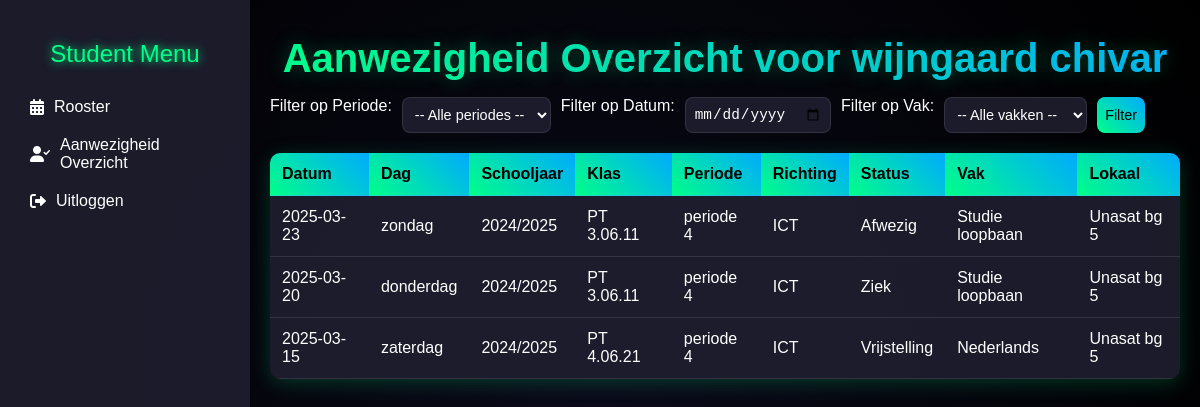
Page /student/student_presentie.php (signed in) on the committed database.
### tables this page shows
CREATE TABLE `personen` (
  `persoon_id` int NOT NULL,
  `naam` varchar(100) DEFAULT NULL,
  `rol_id` int DEFAULT NULL,
  `voornaam` varchar(255) DEFAULT NULL,
  `geboorte_datum` datetime DEFAULT NULL,
  `active` tinyint(1) DEFAULT '1',
  `klas_id` int DEFAULT NULL
);

CREATE TABLE `presentie` (
  `presentie_id` int NOT NULL,
  `persoon_id` int NOT NULL,
  `vak_id` int NOT NULL,
  `klas_id` int NOT NULL,
  `status_id` int NOT NULL,
  `periode_id` int NOT NULL,
  `Jaar_id` int NOT NULL,
  `datum` date DEFAULT NULL,
  `dag_id` int NOT NULL,
  `Richting_ID` int NOT NULL,
  `lokaal_id` int DEFAULT NULL
);

CREATE TABLE `dagen` (
  `dag_id` int NOT NULL,
  `dag` varchar(255) NOT NULL
);

CREATE TABLE `schooljaar` (
  `Jaar_id` int NOT NULL,
  `Schooljaar` varchar(255) NOT NULL
);

CREATE TABLE `klassen` (
  `klas_id` int NOT NULL,
  `klas_naam` varchar(100) DEFAULT NULL
);

CREATE TABLE `periode` (
  `periode_id` int NOT NULL,
  `periode_naam` varchar(50) DEFAULT NULL,
  `start_datum` date DEFAULT NULL,
  `eind_datum` date DEFAULT NULL
);

CREATE TABLE `richting` (
  `Richting_ID` int NOT NULL,
  `Richting` varchar(255) NOT NULL,
  `Complex` varchar(255) NOT NULL,
  `persoon_id` int DEFAULT NULL
);

CREATE TABLE `status` (
  `status_id` int NOT NULL,
  `status_naam` varchar(50) DEFAULT NULL
);

CREATE TABLE `vakken` (
  `vak_id` int NOT NULL,
  `vak_naam` varchar(100) NOT NULL,
  `periode_id` int NOT NULL
);

CREATE TABLE `lokaal` (
  `lokaal_id` int NOT NULL,
  `lokaal_naam` varchar(50) NOT NULL,
  `capaciteit` int DEFAULT NULL,
  `opmerkingen` text
);

### student/student_presentie.php (the view, shortened to what this page needs)
<?php
include('../login/db_connect.php');
$gebruiker_id = $_SESSION['gebruiker_id'];
$sql_persoon = "
    SELECT p.persoon_id, p.voornaam, p.naam
    FROM tgebruiker t
    JOIN personen p ON t.persoon_id = p.persoon_id
    WHERE t.gebruiker_id = ?
";
$stmt_persoon = $conn->prepare($sql_persoon);
$stmt_persoon->bind_param("i", $gebruiker_id);
$stmt_persoon->execute();
$result_persoon = $stmt_persoon->get_result();
if ($result_persoon->num_rows === 1) {
    $user_persoon = $result_persoon->fetch_assoc();
    $persoon_id = $user_persoon['persoon_id'];
    $voornaam = $user_persoon['voornaam'];
    $naam = $user_persoon['naam'];
} else {
    header("Location: ../index.php?error=User not found");
    exit();
}
$filter_datum = isset($_GET['datum']) ? $_GET['datum'] : null;
$sql_presentie = "
    SELECT pr.*, d.dag, sj.Schooljaar, k.klas_naam, p.periode_naam, r.Richting, s.status_naam, v.vak_naam, lo.lokaal_naam
    FROM presentie pr
    LEFT JOIN dagen d ON pr.dag_id = d.dag_id
    LEFT JOIN schooljaar sj ON pr.Jaar_id = sj.jaar_id
    LEFT JOIN klassen k ON pr.klas_id = k.klas_id
    LEFT JOIN periode p ON pr.periode_id = p.periode_id
    LEFT JOIN richting r ON pr.Richting_ID = r.richting_id
    LEFT JOIN status s ON pr.status_id = s.status_id
    LEFT JOIN vakken v ON pr.vak_id = v.vak_id
    LEFT JOIN lokaal lo ON pr.lokaal_id = lo.lokaal_id
    WHERE pr.persoon_id = ?
";
$params = [$persoon_id];
$types = "i";
$sql_presentie .= " ORDER BY pr.datum DESC";
$stmt_presentie = $conn->prepare($sql_presentie);
$stmt_presentie->bind_param($types, ...$params);
$stmt_presentie->execute();
$result_presentie = $stmt_presentie->get_result();
?>
<!DOCTYPE html>
<html lang="nl">
<head>
    <link rel="stylesheet" href="https://cdnjs.cloudflare.com/ajax/libs/font-awesome/6.0.0/css/all.min.css">
</head>
<body>
    <div class="sidebar" id="sidebar">
        <header>Student Menu</header>
        <a href="student-dashboard.php" id="roosterButton" class="active">
            <i class="fas fa-calendar-alt"></i>
            <span>Rooster</span>
        </a>
        <a href="student_presentie.php" id="aanwezigheidButton">
            <i class="fas fa-user-check"></i>
            <span>Aanwezigheid Overzicht</span>
        </a>
        <a href="../login/logout.php">
            <i class="fas fa-sign-out-alt"></i>
            <span>Uitloggen</span>
        </a>
    </div>
    <div class="main-content">
        <h1 class="dashboard-title">Aanwezigheid Overzicht voor <?php echo htmlspecialchars($voornaam . ' ' . $naam); ?></h1>
        <form method="GET" action="" class="filters">
            <label for="periode">Filter op Periode:</label>
            <select name="periode" id="periode">
                <option value="">-- Alle periodes --</option>
            </select>
            <label for="datum">Filter op Datum:</label>
            <input type="date" name="datum" id="datum" value="<?php echo htmlspecialchars($filter_datum); ?>">
            <label for="vak">Filter op Vak:</label>
            <select name="vak" id="vak">
                <option value="">-- Alle vakken --</option>
            </select>
            <button type="submit">Filter</button>
        </form>
        <table>
            <tr>
                <th>Datum</th>
                <th>Dag</th>
                <th>Schooljaar</th>
                <th>Klas</th>
                <th>Periode</th>
                <th>Richting</th>
                <th>Status</th>
                <th>Vak</th>
                <th>Lokaal</th>
            </tr>
            <?php if ($result_presentie->num_rows > 0): ?>
                <?php while ($row = $result_presentie->fetch_assoc()): ?>
                    <tr>
                        <td><?php echo htmlspecialchars($row['datum'] ?? '-'); ?></td>
                        <td><?php echo htmlspecialchars($row['dag'] ?? '-'); ?></td>
                        <td><?php echo htmlspecialchars($row['Schooljaar'] ?? '-'); ?></td>
                        <td><?php echo htmlspecialchars($row['klas_naam'] ?? '-'); ?></td>
                        <td><?php echo htmlspecialchars($row['periode_naam'] ?? '-'); ?></td>
                        <td><?php echo htmlspecialchars($row['Richting'] ?? '-'); ?></td>
                        <td><?php echo htmlspecialchars($row['status_naam'] ?? '-'); ?></td>
                        <td><?php echo htmlspecialchars($row['vak_naam'] ?? '-'); ?></td>
                        <td><?php echo htmlspecialchars($row['lokaal_naam'] ?? '-'); ?></td>
                    </tr>
                <?php endwhile; ?>
            <?php else: ?>
                <tr>
                    <td colspan="9" class="no-data">Geen aanwezigheidsgegevens gevonden.</td>
                </tr>
            <?php endif; ?>
        </table>
    </div>
</body>
</html>

### student/student_presentie.php (style rules this page uses)
* { margin: 0; padding: 0; box-sizing: border-box; }
body { font-family: 'Arial', sans-serif; background: radial-gradient(circle, #0a0a1a, #000); color: white; min-height: 100vh; overflow-x: hidden; display: flex; }
.sidebar { width: 250px; height: 100vh; background: rgba(30, 30, 47, 0.9); backdrop-filter: blur(20px); position: fixed; top: 0; left: 0; z-index: 1000; transition: transform 0.3s ease; padding: 20px; }
.sidebar header { text-align: center; font-size: 1.5rem; color: #00ff88; padding: 20px; text-shadow: 0 0 10px #00ff88; }
.sidebar a { color: white; text-decoration: none; display: flex; align-items: center; gap: 10px; padding: 10px; border-radius: 10px; transition: background 0.3s ease, transform 0.3s ease; }
.main-content { margin-left: 250px; padding: 20px; transition: margin 0.3s ease; width: calc(100% - 250px); }
.dashboard-title { text-align: center; margin: 1rem 0; font-size: clamp(1.5rem, 5vw, 2.5rem); background: linear-gradient(45deg, #00ff88, #00aaff); -webkit-background-clip: text; -webkit-text-fill-color: transparent; text-shadow: 0 0 20px rgba(0, 255, 136, 0.3); }
.filters { display: flex; gap: 10px; flex-wrap: wrap; margin-bottom: 20px; }
.filters select, .filters input[type="date"], .filters button { padding: 8px; border-radius: 8px; border: 1px solid rgba(255, 255, 255, 0.1); background: rgba(30, 30, 47, 0.9); color: white; font-size: 0.9rem; transition: border-color 0.3s ease; }
.filters button { background: linear-gradient(45deg, #00ff88, #00aaff); border: none; color: black; cursor: pointer; }
table { width: 100%; border-collapse: collapse; margin-top: 20px; background: rgba(30, 30, 47, 0.9); border-radius: 10px; overflow: hidden; box-shadow: 0 4px 20px rgba(0, 255, 136, 0.2); }
th, td { padding: 12px; text-align: left; border-bottom: 1px solid rgba(255, 255, 255, 0.1); }
th { background: linear-gradient(45deg, #00ff88, #00aaff); color: black; font-weight: bold; }

### rows in the picture
personen: voornaam+naam "wijngaard chivar"
presentie: datum "2025-03-23", dag.dag "zondag", Jaar.Schooljaar "2024/2025", klas.klas_naam "PT 3.06.11", periode.periode_naam "periode 4", Richting_ID.Richting "ICT", status.status_naam "Afwezig", vak.vak_naam "Studie loopbaan", lokaal.lokaal_naam "Unasat bg 5"
presentie: datum "2025-03-20", dag.dag "donderdag", Jaar.Schooljaar "2024/2025", klas.klas_naam "PT 3.06.11", periode.periode_naam "periode 4", Richting_ID.Richting "ICT", status.status_naam "Ziek", vak.vak_naam "Studie loopbaan", lokaal.lokaal_naam "Unasat bg 5"
presentie: datum "2025-03-15", dag.dag "zaterdag", Jaar.Schooljaar "2024/2025", klas.klas_naam "PT 4.06.21", periode.periode_naam "periode 4", Richting_ID.Richting "ICT", status.status_naam "Vrijstelling", vak.vak_naam "Nederlands", lokaal.lokaal_naam "Unasat bg 5"
